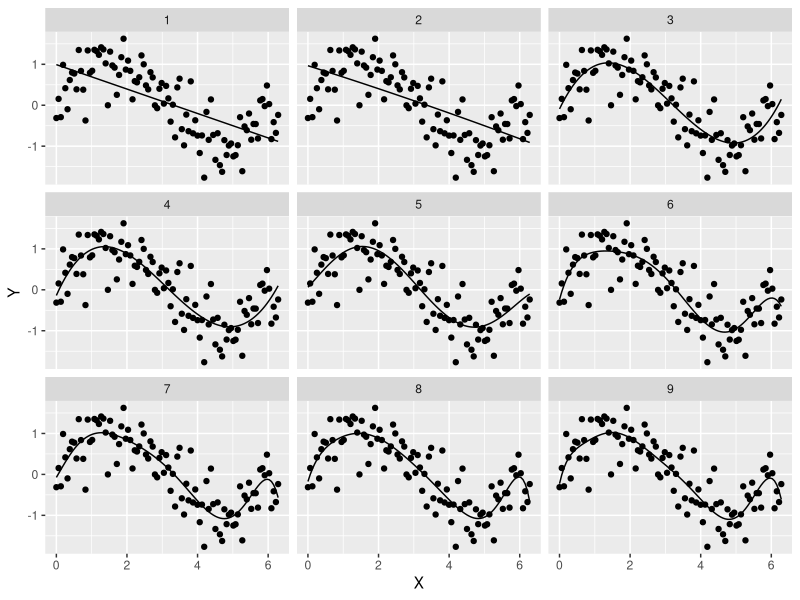
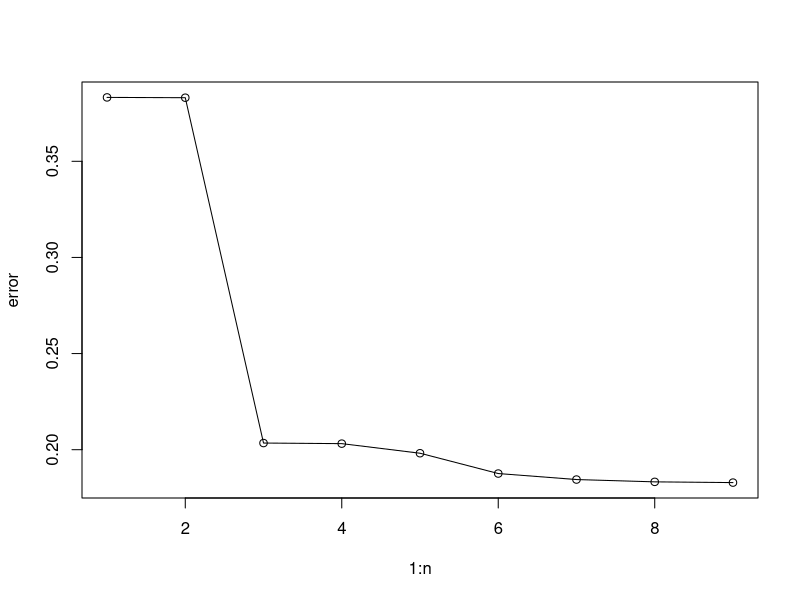
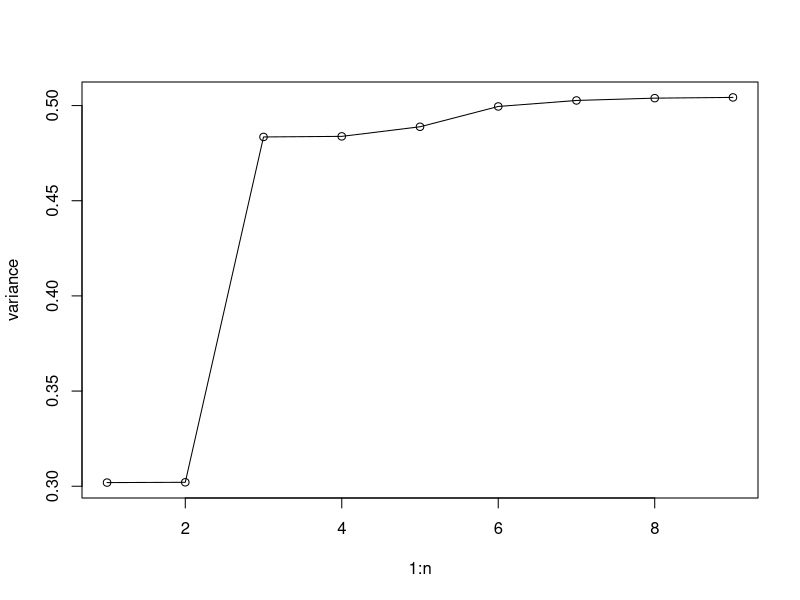

The R script that drew these images, in order:
# Bias-variance trade-off is a key concept in evaluating the performance of a machine learning algorithm. 
# An overly simplified model suffers from underfitting (high bias) while a highly complex model suffers 
# from overfitting (high variance). 
# This example illustrates the bias-variance trade-off effect:

# Author: Benjamin O. Tayo

# Date: 12/17/2018

#import necessary libraries
library(dslabs)
library(caret)
library(tidyverse)
library(caret)
library(broom)

# create data of sin(x) with random noise added
set.seed(1)
X<-seq(0,2*pi,length=100)
Y<-sin(X)+rnorm(100,0,0.5)

# define degree of polynomial
n<-9

# data frame containing X and Y 
df<-data.frame(X=X,Y=Y)

# generate polynomial fits of the data set for different degrees
fitted<-vector()
error<-vector(length = n)
variance<-vector(length = n)

for (i in 1:n) {
  fitted<-c(fitted,augment(lm(Y ~ poly(X,i)))$.fitted)
  error[i]<-(1/100)*sum((Y-augment(lm(Y ~ poly(X,i)))$.fitted)^2)
  variance[i]<-sd(augment(lm(Y ~ poly(X,i)))$.fitted)^2
}

X<-rep(X,times=n)
degree<-sort(rep(1:n,times=100))

# create dataframe containing fitted Y values
data<-data.frame(X=X,Y=fitted,degree=degree)

# generate visualizations 
data%>%ggplot(aes(X,Y))+geom_line()+geom_point(aes(X,Y),data = df)+facet_wrap(~degree)

# plot bias error
plot(1:n,error)
lines(1:n,error)

# plot variance error
plot(1:n,variance)
lines(1:n,variance)
